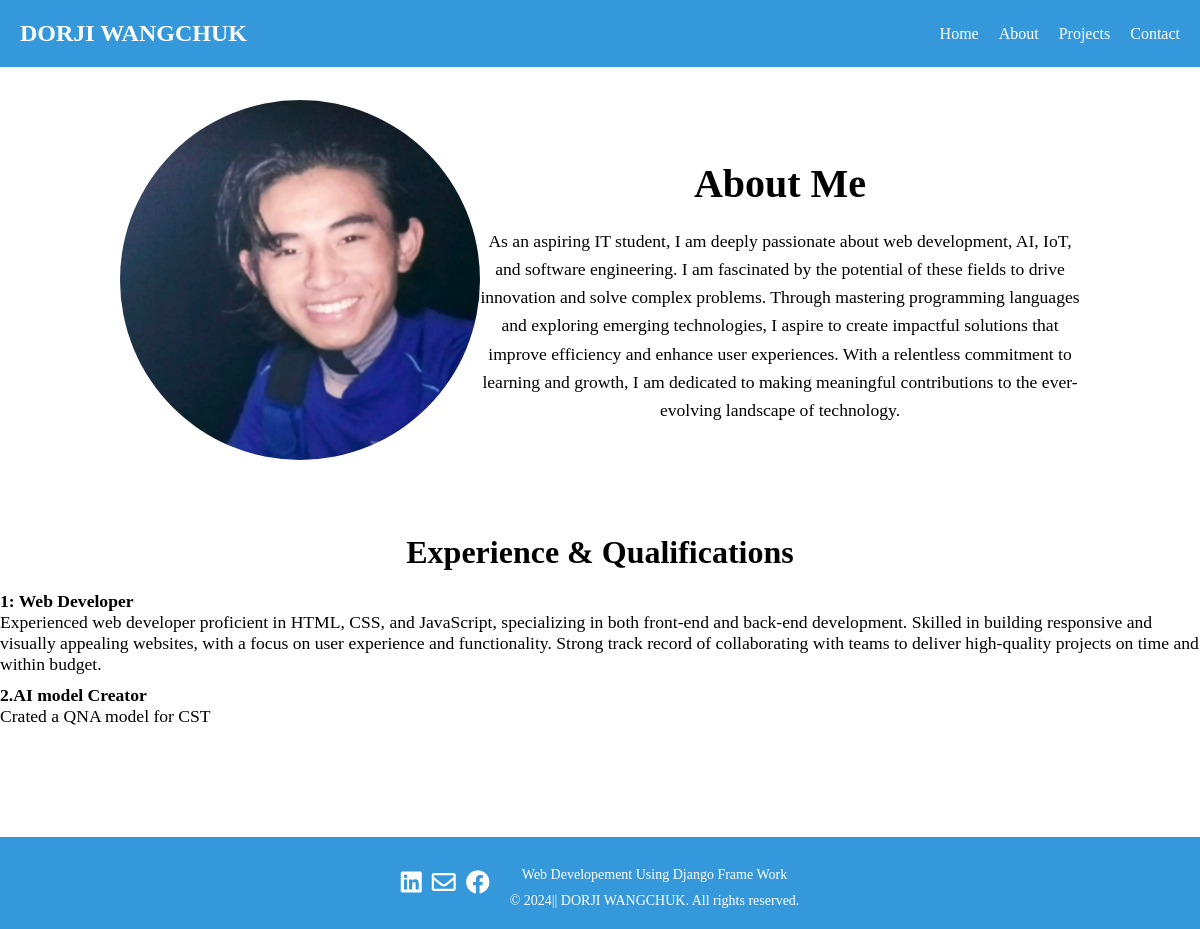
/about, run on the app's committed database.
### main/models.py (models this page shows, shortened)
class Experience(models.Model):
    title = models.CharField(max_length=100)
    description = models.TextField()

### main/views.py (the view)
# urls.py: path("about", views.about, name="about"),
def about(request):
    experiences = Experience.objects.all()
    return render(request, 'about.html', {'experiences': experiences})

### templates/about.html (shortened to what this page needs)
{% extends 'base.html' %}
{% block content %}
    <section id="about" class="container">
        <div class="about">
            <div class="about-image">
                <img src="/static/longhair.jpg" alt="Profile Picture">
            </div>
            <div class="about-description">
                <h2>About Me</h2>
                <p>As an aspiring IT student, I am deeply passionate about web development, AI, IoT, and software engineering. I am fascinated by the potential of these fields to drive innovation and solve complex problems. Through mastering programming languages and exploring emerging technologies, I aspire to create impactful solutions that improve efficiency and enhance user experiences. With a relentless commitment to learning and growth, I am dedicated to making meaningful contributions to the ever-evolving landscape of technology.</p>
            </div>
        </div>
        <div class="experience">
            <h2>Experience & Qualifications</h2>
            <ul>
                {% for experience in experiences %}
                    <li><strong>{{ experience.title }}</strong><br>{{ experience.description }}</li>
                {% endfor %}
            </ul>
        </div>
    </section>
{% endblock %}

### templates/base.html (shortened to what this page needs)
{% load static %}
<!DOCTYPE html>
<html lang="en">
<head>
    <link rel="stylesheet" href="{% static 'style.css' %}">
    <link rel="stylesheet" href="https://cdnjs.cloudflare.com/ajax/libs/font-awesome/5.15.4/css/all.min.css">
</head>
<body>
    <header id="header">
        <div class="container">
            <div class="header">
                <div class="brand">
                    <h1>DORJI WANGCHUK</h1>
                </div>
                <nav class="nav-list">
                    <ul>
                        <li><a href="{% url 'home' %}">Home</a></li>
                        <li><a href="{% url 'about' %}">About</a></li>
                        <li><a href="{% url 'projects' %}">Projects</a></li>
                        <li><a href="{% url 'contact' %}">Contact</a></li>
                    </ul>
                </nav>
            </div>
        </div>
    </header>
    <main>
        {% block content %}
        {% endblock %}
      </main>
      <footer id="footer">
          <div class="container">
              <div class="footer">
                  <div class="social-icon">
                      <a href="https://www.linkedin.com/" class="social-item"><i class="fab fa-linkedin"></i></a>
                      <a href="mailto:yourname@gmail.com" class="social-item"><i class="far fa-envelope"></i></a>
                      <a href="https://www.facebook.com/" class="social-item"><i class="fab fa-facebook"></i></a>
                  </div>
                  <div class="footer-info">
                      <p class="footer-address">Web Developement Using Django Frame Work</p>
                      <p class="footer-copyright">&copy; 2024|| DORJI WANGCHUK. All rights reserved.</p>
                  </div>
              </div>
          </div>
      </footer>
  </body>
  </html>

### static/style.css (style rules this page uses)
* { margin: 0; padding: 0; box-sizing: border-box; }
.container { max-width: 1200px; margin: 0 auto; padding: 0 20px; }
#header { background-color: #3498db; color: #fff; padding: 20px 0; position: fixed; top: 0; left: 0; width: 100%; z-index: 1000; }
.header { display: flex; justify-content: space-between; align-items: center; }
.brand h1 { font-size: 24px; text-transform: uppercase; text-decoration: none; }
.nav-list ul { list-style-type: none; margin: 0; padding: 0; display: flex; }
.nav-list ul li { margin-right: 20px; }
.nav-list ul li:last-child { margin-right: 0; }
.nav-list ul li a { color: #fff; text-decoration: none; font-size: 16px; transition: color 0.3s ease; }
#footer { background-color: #3498db; color: #fff; padding: 20px 0; position: relative; bottom: 0; width: 100%; }
.footer { display: flex; justify-content: center; align-items: center; flex-wrap: wrap; }
.social-icon { display: flex; margin-right: 20px; }
.social-item { margin-right: 10px; font-size: 24px; color: #fff; text-decoration: none; }
.social-item:last-child { margin-right: 0; }
.footer-address, .footer-copyright { font-size: 14px; text-align: center; margin-top: 10px; }
#about { background-color: white; padding: 100px 0; text-align: center; }
#about .about { display: flex; justify-content: center; align-items: center; flex-wrap: wrap; }
#about .about-image { flex: 0 0 100%; margin-bottom: 20px; }
#about .about-image img { border-radius: 50%; max-width: 500px; width: 30vw; height: 30vw; }
#about .about-description { max-width: 600px; flex: 1; }
#about h2 { font-size: 2.5em; margin-bottom: 20px; }
#about p { font-size: 1.1em; line-height: 1.6; }
#about .experience { margin-top: 50px; text-align: center; }
#about .experience h2 { font-size: 2em; margin-bottom: 20px; }
#about .experience ul { list-style-type: none; padding: 0; }
#about .experience ul li { margin-bottom: 10px; font-size: 1.1em; text-align: left; }
@media screen and (min-width: 768px) { #about .about-image { flex: 0 0 200px; } }

### data on the page
Experience: title "1: Web Developer", description "Experienced web developer proficient in HTML, CSS, and JavaScript, specializing in both front-end and back-end development. Skilled in building responsive and visually appealing websites, with a focus on user experience and functionality. Strong track record of collaborating with teams to deliver high-quality projects on time and within budget."
Experience: title "2.AI model Creator", description "Crated a QNA model for CST"
